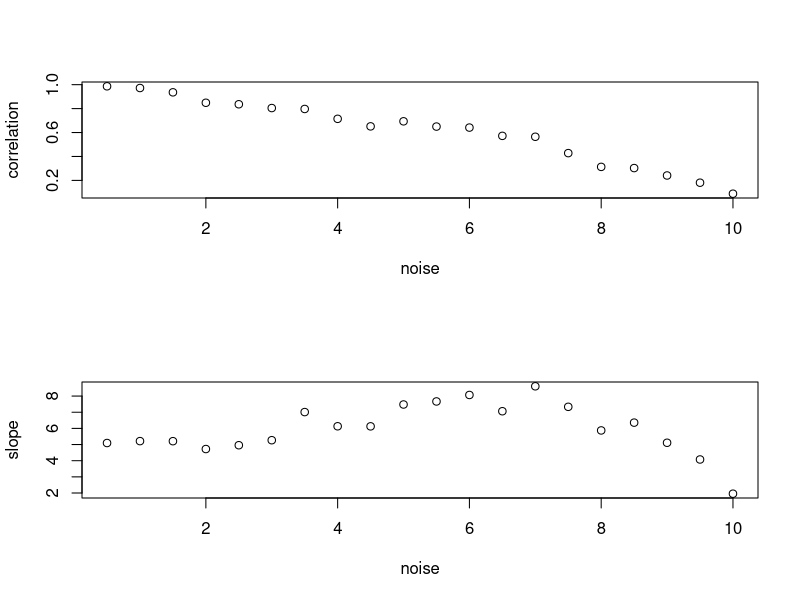

Here is the R script that generated this plot:
par(mfrow=c(2,1))
#q.1
x = rnorm(30, mean=5, sd=1)
x
#q.2
y = ((5*x)+2)
y
#q.3
# we would expect that the correlation between x and y will be y - there is
# a perfect linear connection between those 2 variables.
cor = cor(x,y)
cor 
#q.4 
# we would expect that the slope will be 5 - this is the relation between
# the amount of increasing in y as a dependent variable of x.
l = lm(y~x)
coefficients = coefficients(l)
slope = coefficients[2]
slope
#q.5
noise= rnorm(30,sd=1)
y<-y+noise
cor = cor(x,y)
cor
l = lm(y~x)
coefficients = coefficients(l)
slope = coefficients[2]
slope

#q.6
noise_v = c()
cor_v = c()
slope_v = c()
for(i in seq(0.5,10,0.5)){
  noise_v = c(noise_v, i)
  noise= rnorm(30,sd=i)
  y<-y+noise
  cor = cor(x,y)
  cor_v = c(cor_v, cor)
  l = lm(y~x)
  coefficients = coefficients(l)
  slope = coefficients[2]
  slope_v = c(slope_v,slope)
}
df <- data.frame(noise_v, cor_v, slope_v)
df

#q.7
plot(noise_v, cor_v ,xlab = "noise", ylab = "correlation", col="black")
plot(noise_v, slope_v ,xlab = "noise", ylab = "slope", col="black")

#q.8
# We can conclude that there is an inverse proportion between the noise and
# the covariance.
# farther more, the slope doesn't have any relation with the amount of noise 
# we add.
# from the following graphs we can determine that the LSR line isn't the most 
# reliable statistic tool. it can tell us if the proportion between the variables
# tend to be positive or negative but it can't give us the number precisely.


